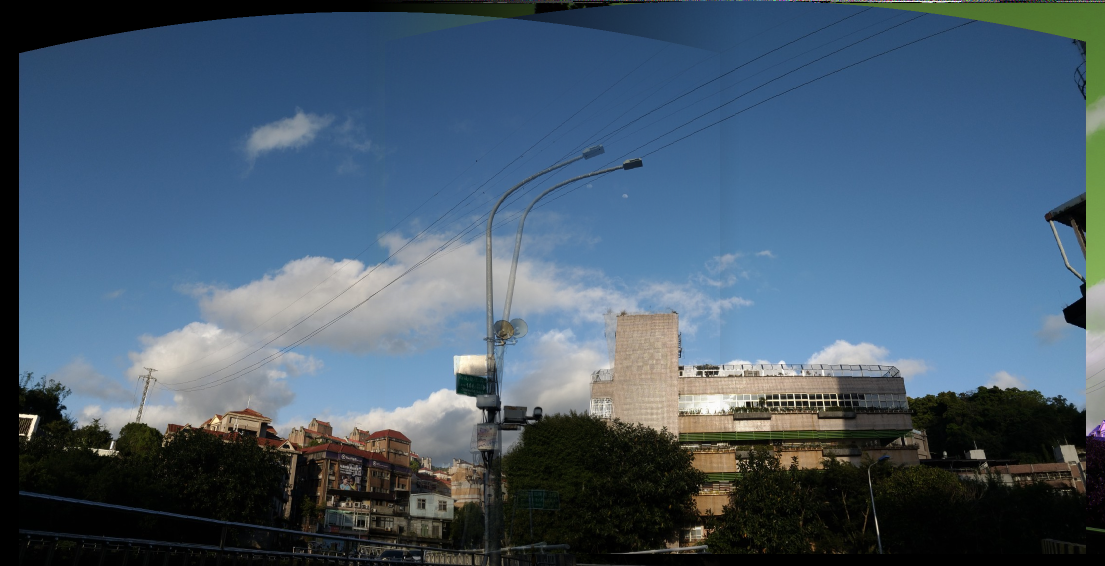
#> input picture hw3/src/bonus/data/blend_orb.png, 2210 x 1131 px (shown at 1/2 size); its folder holds only this picture in this run
$ python -i image_feature.py   (imports and definitions only)
#> lines starting #> are read from the running program, lines starting #| are printed output that depends on the picture
#> further down, picture is the input picture: shape (1131, 2210, 3); mean B, G, R 109.6, 91.2, 71.2
import numpy as np
import cv2

from scipy.spatial import KDTree
from scipy.ndimage import maximum_filter
from skimage.transform import FundamentalMatrixTransform
from skimage.measure import ransac
from scipy.spatial.distance import cdist
from utils import *
"""
Note:

This py file is for feature extraction with 3 parts:
1. Harris corner detection or SIFT (default: harris)--> get feature points
2. get feature descriptors
3. match feature points between two images

"""

# [60 lines left out: function get_sift_keypoints, not called in this run]

def get_harris_keypoints(img, k=0.04, threshold_ratio=0.01, border=10):
    # Convert to grayscale
#> called with k = 0.04, threshold_ratio = 0.01, border = 10
    img_gray = cv2.cvtColor(img, cv2.COLOR_BGR2GRAY)
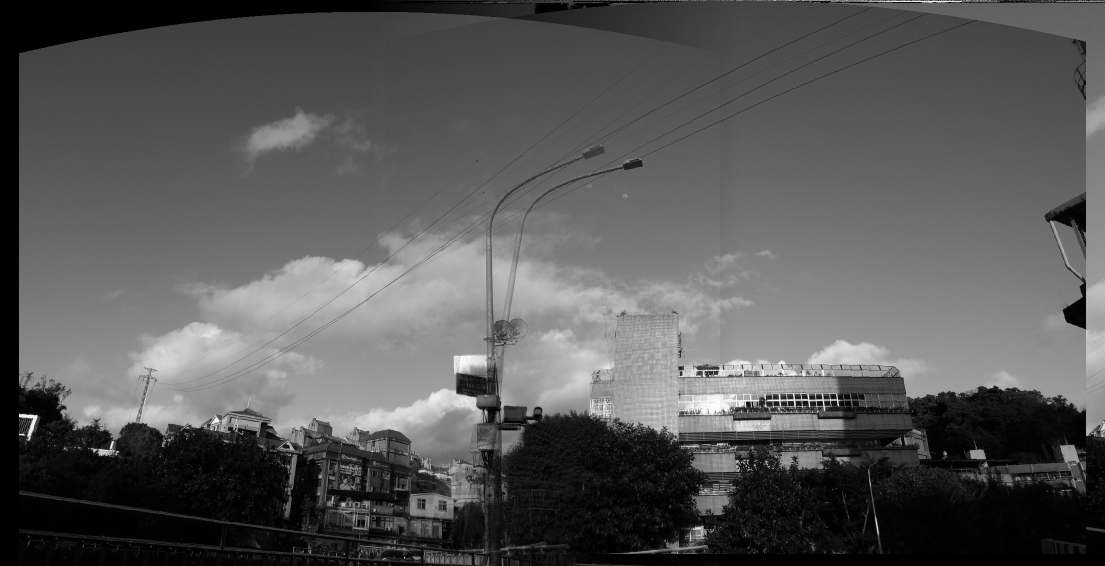
#> img_gray: shape (1131, 2210) (shown at 1/2 size); min 0, max 255, mean 87.3
    # img_gray = img

    # Compute image gradients
    Iy, Ix = np.gradient(cv2.GaussianBlur(img_gray, (5,5), 0))
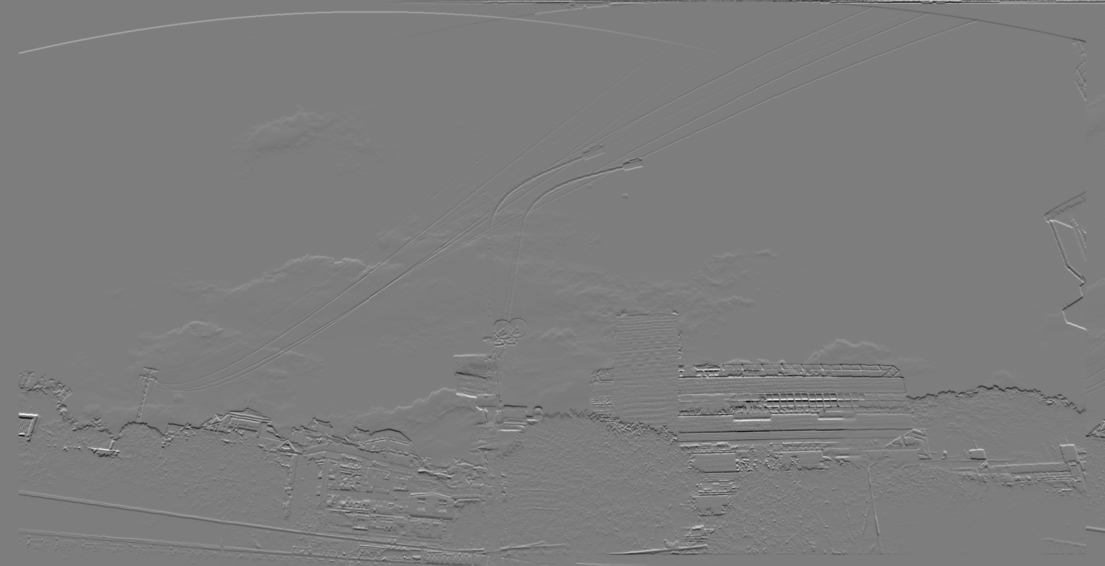
#> Iy: shape (1131, 2210) float64 (shown at 1/2 size); min -66.5, max 68.5, mean 0; drawn with min black and max white

    # Compute products of gradients at each pixel
    Sx2 = cv2.GaussianBlur(Ix**2, (5,5), 0)
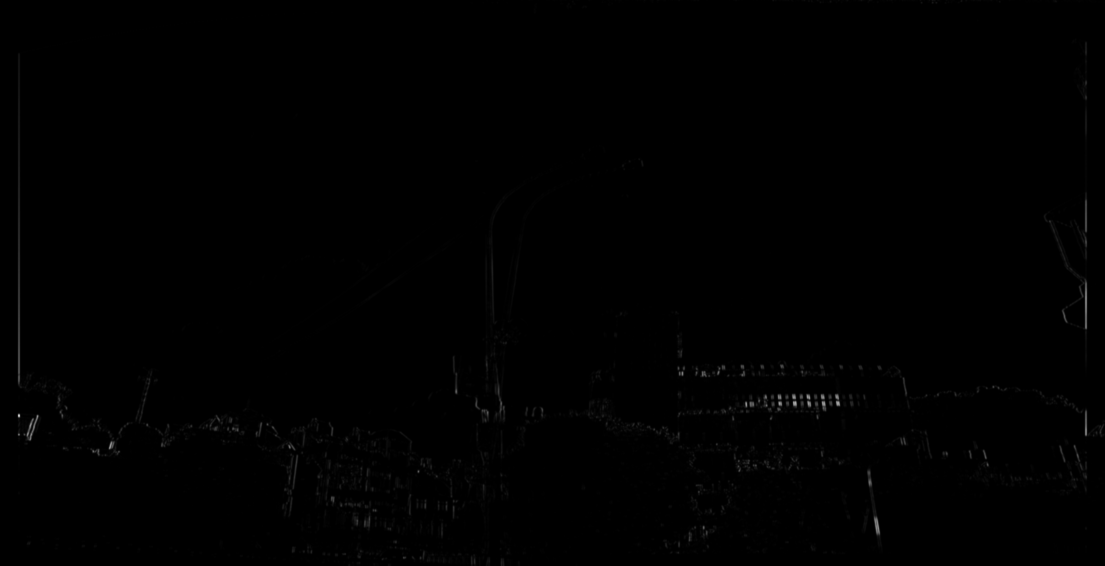
#> Sx2: shape (1131, 2210) float64 (shown at 1/2 size); min 0, max 3750.2, mean 11.2; drawn with min black and max white
    Sy2 = cv2.GaussianBlur(Iy**2, (5,5), 0)
    Sxy = cv2.GaussianBlur(Ix*Iy, (5,5), 0)

    # Compute the Harris corner response function
    det_M = Sx2*Sy2 - Sxy*Sxy
    trace_M = Sx2 + Sy2
    R = det_M - k*trace_M**2

    # Threshold the corner response
    threshold = threshold_ratio*np.max(R)
#> threshold = 14660.6
    R[R < threshold] = 0

    # Find local maxima of the corner response
    local_max_R = maximum_filter(R, size=3, mode='constant')
    R[R < local_max_R] = 0

    # Get coordinates of remaining corner points
    keypoints = np.column_stack(np.where(R > 0))
#> keypoints = 1207 pairs, first value 0 to 1124, second value 38 to 2208

    img_shape = img.shape[:2] # (512, 384)
#> img_shape = (1131, 2210)
    new_keypoints = [kp for kp in keypoints if border < kp[0] <
                     img_shape[0]-border and border < kp[1] < img_shape[1]-border]
#> new_keypoints = 1176 pairs, first value 198 to 1119, second value 38 to 2199
    # print(new_keypoints)
    return new_keypoints

# [89 lines left out: functions rotate_img, get_histogram, get_descriptors, image_match_with_ransac, not called in this run]

>>> import cv2
>>> picture = cv2.imread('data/blend_orb.png')
>>> result = get_harris_keypoints(picture)
#> result has the same summary as new_keypoints in get_harris_keypoints

$ run again, on hw3/src/bonus/data/blend_sift.png
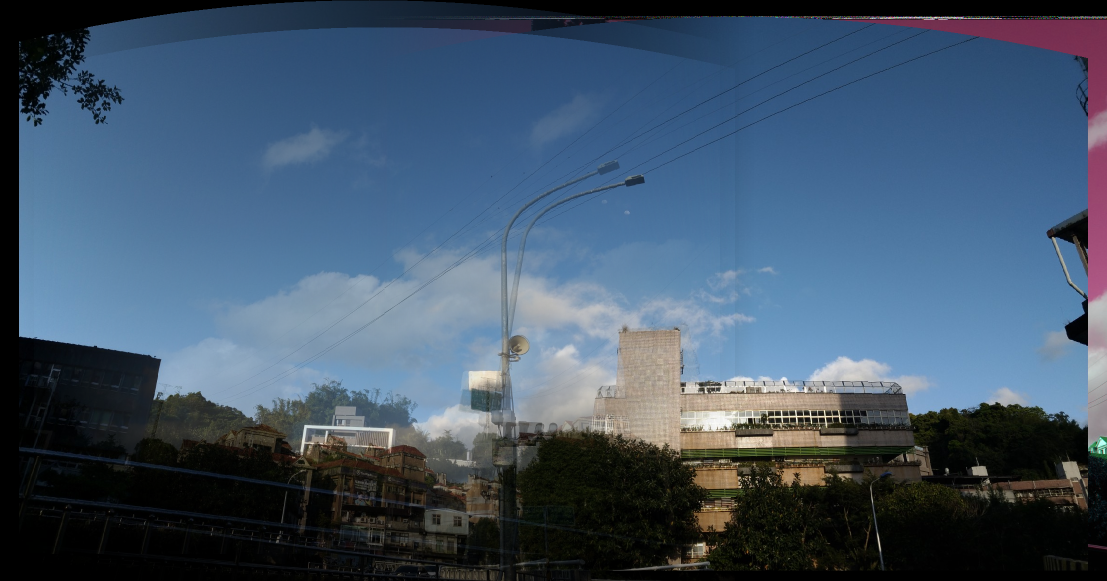
#> input picture hw3/src/bonus/data/blend_sift.png, 2214 x 1162 px (shown at 1/2 size)
#> picture is the input picture: shape (1162, 2214, 3); mean B, G, R 105, 84.6, 65.5
#> in get_harris_keypoints, `Sx2 = cv2.GaussianBlur(Ix**2, (5,5), 0)`:
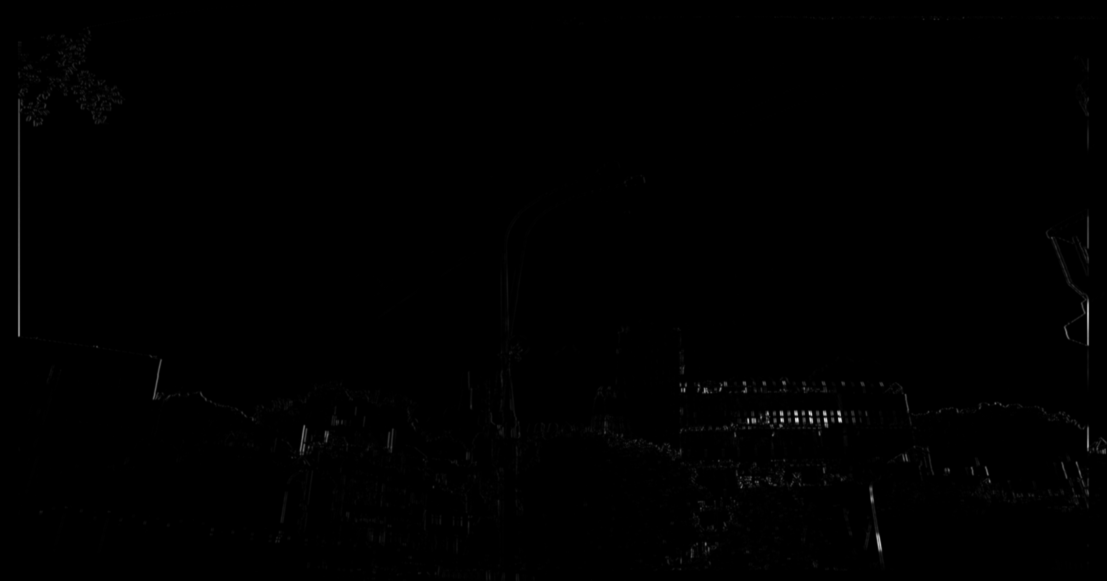
#> Sx2: shape (1162, 2214) float64 (shown at 1/2 size); min 0, max 2742.6, mean 8.6; drawn with min black and max white
#> in get_harris_keypoints, `Sxy = cv2.GaussianBlur(Ix*Iy, (5,5), 0)`:
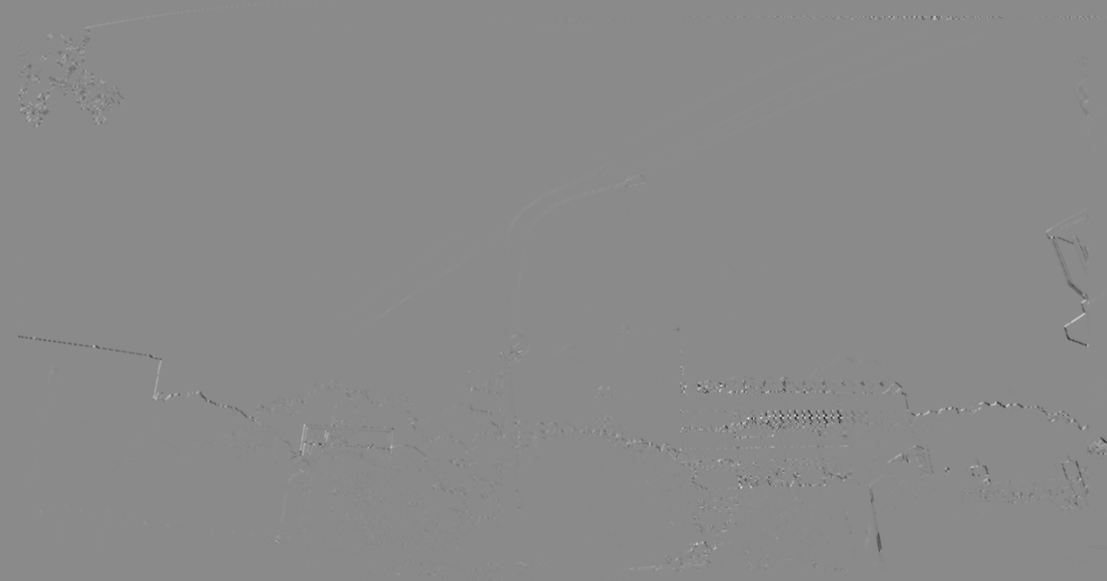
#> Sxy: shape (1162, 2214) float64 (shown at 1/2 size); min -984.7, max 832.1, mean -0.4; drawn with min black and max white
#> threshold = 8015.8
#> keypoints = 1266 pairs, first value 33 to 1145, second value 39 to 2211
#> new_keypoints = 1262 pairs, first value 33 to 1145, second value 39 to 2203
#> result has the same summary as new_keypoints in get_harris_keypoints
